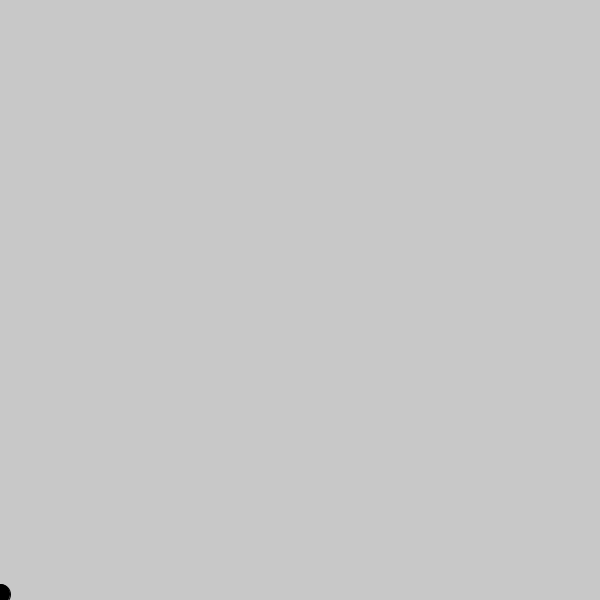
Frame 1 (no input)
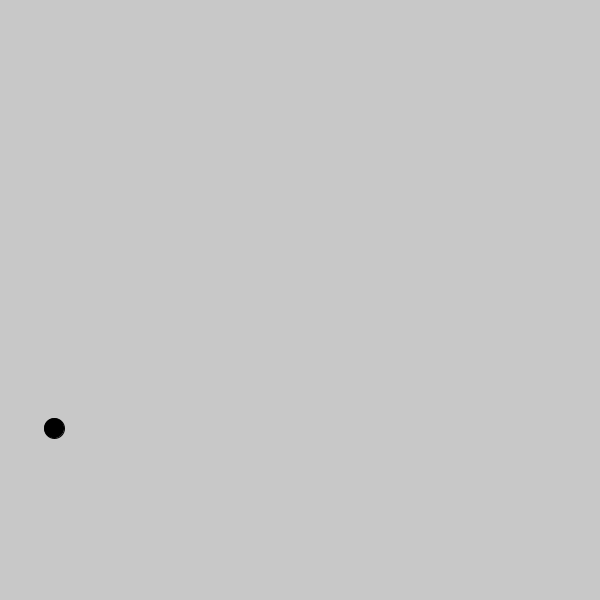
Frame 60 (the mouse pressed at the canvas centre just before this capture)
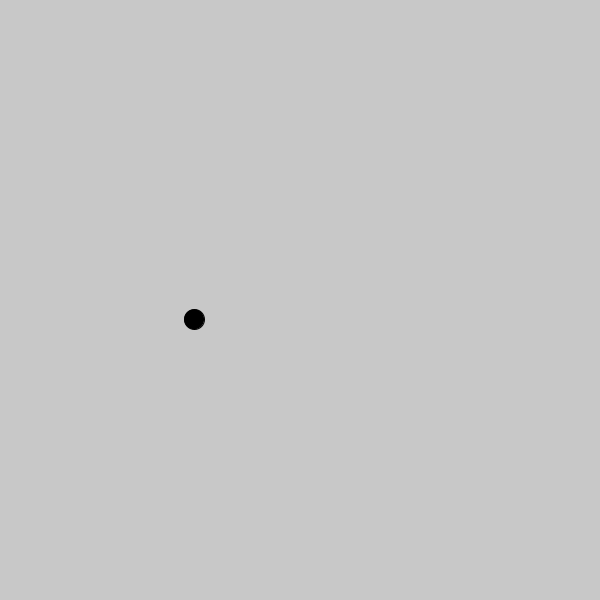
Frame 120 (the mouse held since frame 60 and released just before this capture)

The Processing sketch that drew these frames (run headless with seeded random() and noise(); from frame 60 on, the mouse is pressed at the canvas centre):

// Processing sketch: Lab3_G_BallMovingTrajec
// ── Lab3_G_BallMovingTrajec.pde
//Angle in radians
float Angle = 0.02;

void setup() {
  size(600, 600);
}

void draw() 
{
  background(200);

   //Slope of trajectory
  float x = cos(Angle); 
  float y = sin(Angle);

   //Vertical and Horizontal stretch
  y *= -300;
  x *= -300;

   //Vertical and horizontal translations 
  x += 300;
  y += 600;

  fill(0);
  ellipse(x, y, 20, 20);

   //Update the location on trajectory
  Angle += 0.01;
}
